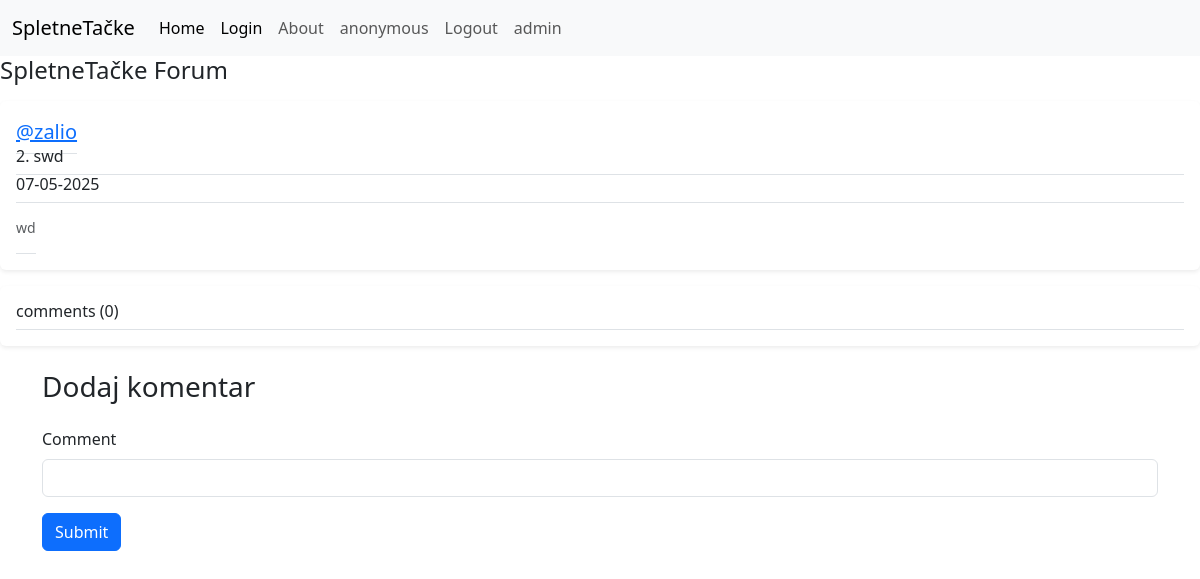
Screenshot of /topic/2 with the database file from the repository.
### Forums/main.py (models this page shows)
class Topic(db.Model):
    id: Mapped[int] = mapped_column(primary_key=True)
    title: Mapped[str] = mapped_column(unique=True)
    description: Mapped[str]
    author: Mapped[str]
    time: Mapped[str] = mapped_column(default="")

### Forums/main.py (the view, shortened to what this page needs)
@app.route("/topic/<int:id>",methods=["GET", "POST"])
def topic(id):
    if "username" not in session:
        session['username'] = 'anonymous'
    topic = db.get_or_404(Topic, id)
    comments = Comment.query.filter_by(topicId=id).all()
    print(comments)
    if "username" in session:
        return render_template("topic.html", topic=topic, comments=comments, username=session['username'])
    else:
        return render_template("topic.html", topic=topic, comments=comments, username="anonymous")

### Forums/templates/topic.html (shortened to what this page needs)
<!doctype html>
<html lang="en">
  <head>
    <link href="https://cdn.jsdelivr.net/npm/bootstrap@5.3.3/dist/css/bootstrap.min.css" rel="stylesheet">
  </head>
  <body>
    <nav class="navbar navbar-expand-lg bg-body-tertiary">
      <div class="container-fluid">
        <a class="navbar-brand" href="/">SpletneTačke</a>
        <div class="collapse navbar-collapse" id="navbarNavDropdown">
          <ul class="navbar-nav">
            <li class="nav-item">
              <a class="nav-link active" aria-current="page" href="/home">Home</a>
            </li>
            <li class="nav-item">
              <a class="nav-link active" aria-current="page" href="/login">Login</a>
            </li>
            <li class="nav-item">
              <a class="nav-link" href="/about">About</a>
            </li>
            <li class="nav-item">
              <a class="nav-link" href="/profile">{{username}}</a>
            </li>
            <li class="nav-item">
              <a class="nav-link" href="/logout">Logout</a>
            </li>
            <li class="nav-item">
              <a class="nav-link" href="/admin">admin</a>
            </li>
          </ul>
        </div>
      </div>
    </nav>
        <h1 class="fs-4 text">SpletneTačke Forum</h1>
        <div class="my-3 p-3 bg-body rounded shadow-sm">
          <a class="border-bottom pb-2 mb-0 fs-5" href="/profileView/{{topic.author}}">@{{topic.author}} </a>
          <h6 class="border-bottom pb-2 mb-0">{{topic.id}}. {{topic.title}}</h6>
          <h6 class="border-bottom pb-2 mb-0">{{topic.time}}</h6>
          <div class="d-flex text-muted pt-3">
            <p class="pb-3 mb-0 small lh-sm border-bottom">
              {{topic.description}}
            </p>
          </div>
      </div>
      <div class="my-3 p-3 bg-body rounded shadow-sm">
        <h6 class="border-bottom pb-2 mb-0">comments ({{comments | length}})</h6>
      </div>
      <div class="container">
        <h1 class="fs-3 text my-4">Dodaj komentar</h1>
        <form accept="/topic/{{topic.id}}" method="post">
            <div class="mb-3">
                <label for="title" class="form-label">Comment</label>
                <input type="text" name="comment" class="form-control" id="comment" aria-describedby="emailHelp" >
              </div>
              <button type="submit" class="btn btn-primary">Submit</button>
        </form>
      </div>
  </body>
</html>

### rows the page displays
Topic: author "zalio", id "2", title "swd", time "07-05-2025", description "wd"

### other values shown
{{ username }} "anonymous"
{{ comments | length }} "0"
